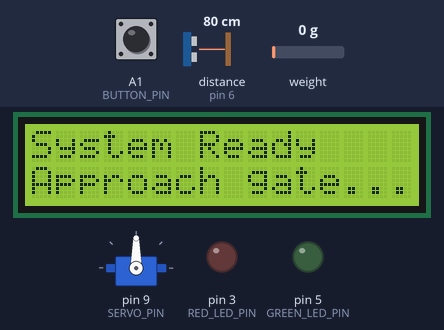
Recording of a sketch running on a simulated Arduino Uno, built with avr-gcc and run on an emulated ATmega328P. Parts: 16×2 character LCD, servo, output pins drawn as LEDs (lit = HIGH). Wiring (inferred from the names in the program): ultrasonic range finder: trigger pin 7; echo pin 6. The test bench sets the inputs (shaded band); at power-on: distance to the obstacle (sensor on pin 6) 80 cm, A1 (BUTTON_PIN) HIGH, weight on the scale 0 g. The echo pulse lasts 58.3 µs per cm; pins used as bus, display or sensor lines are not drawn; what the sketch prints to the serial monitor is not drawn.

Above: at 2.3 s.
2.4 s: distance to the obstacle (sensor on pin 6) set to 54 cm
3.9 s: distance to the obstacle (sensor on pin 6) set to 46 cm
At 4.5 s:
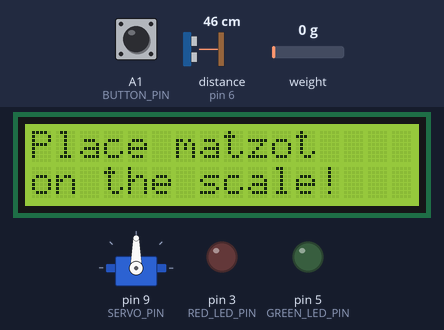
5.5 s: A1 (BUTTON_PIN) pulled LOW for 3.2 s
At 9.8 s:
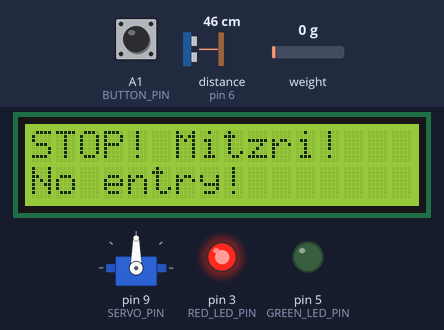
11.7 s: distance to the obstacle (sensor on pin 6) set to 60 cm
13.2 s: distance to the obstacle (sensor on pin 6) set to 2 cm
At 14.1 s:
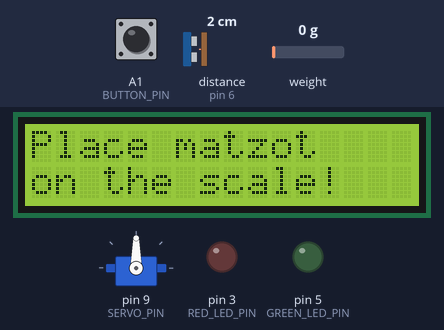
Timing chart, 0 to 16.2 s (numbered marks = the images above; inputs shaded):
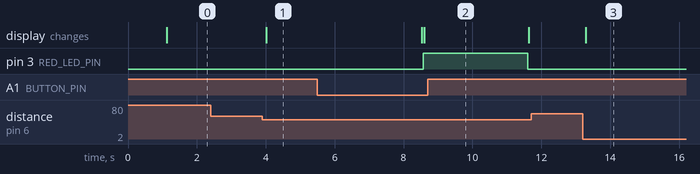

Measured:
- the behaviour switches between 51 and 50 cm on distance to the obstacle (sensor on pin 6) (found by bisection; images 0 and 1)
- after the input at 2.4 s, every drawn part: stays the same
- after the input at 3.9 s, the display: changes after 0.12 s (image 1)
- after the input at 5.5 s, pin 3 (RED_LED_PIN): LOW → HIGH after 3.1 s, → LOW 3.0 s later; the display: first differs from a run without the input after 3.1 s (image 2)
- after the input at 11.7 s, every drawn part: stays the same
- after the input at 13.2 s, the display: changes after 0.09 s (image 3)

The sketch:

ARD_GROUP_21.ino
```cpp
#include <Wire.h>
#include <LiquidCrystal_I2C.h>
#include <Servo.h>
#include <IRremote.hpp>
#include <HX711.h>

#define TRIG_PIN       7
#define ECHO_PIN       6
#define GREEN_LED_PIN  5
#define RED_LED_PIN    3
#define SERVO_PIN      9
#define BUTTON_PIN     A1
#define IR_PIN         2
#define HX711_DOUT     12
#define HX711_SCK      13

#define DISTANCE_THRESHOLD  50
#define GATE_OPEN_ANGLE     0
#define GATE_CLOSED_ANGLE   90
#define AUTO_CLOSE_DELAY    10000
#define WEIGHT_THRESHOLD    85.0
#define SCALE_FACTOR        409.4

LiquidCrystal_I2C lcd(0x27, 16, 2);
Servo gateServo;
HX711 scale;

bool gateOpen = false;
unsigned long gateOpenTime = 0;
bool irApproved = false;
int fiveCount = 0;

float measureDistance() {
  digitalWrite(TRIG_PIN, LOW);
  delayMicroseconds(2);
  digitalWrite(TRIG_PIN, HIGH);
  delayMicroseconds(10);
  digitalWrite(TRIG_PIN, LOW);
  long duration = pulseIn(ECHO_PIN, HIGH, 30000);
  return (duration * 0.034) / 2.0;
}

float measureWeight() {
  if (scale.is_ready()) {
    return scale.get_units(5);
  }
  return 0;
}

void openGate() {
  gateServo.write(GATE_OPEN_ANGLE);
  gateOpen = true;
  gateOpenTime = millis();
  digitalWrite(GREEN_LED_PIN, HIGH);
  digitalWrite(RED_LED_PIN, LOW);
  Serial.println("[GATE] שער נפתח");
}

void closeGate() {
  gateServo.write(GATE_CLOSED_ANGLE);
  gateOpen = false;
  digitalWrite(GREEN_LED_PIN, LOW);
  digitalWrite(RED_LED_PIN, LOW);
  Serial.println("[GATE] שער נסגר");
}

void showLCD(String line1, String line2) {
  lcd.clear();
  lcd.setCursor(0, 0);
  lcd.print(line1);
  lcd.setCursor(0, 1);
  lcd.print(line2);
}

void setup() {
  Serial.begin(9600);

  pinMode(TRIG_PIN, OUTPUT);
  pinMode(ECHO_PIN, INPUT);
  pinMode(GREEN_LED_PIN, OUTPUT);
  pinMode(RED_LED_PIN, OUTPUT);
  pinMode(BUTTON_PIN, INPUT_PULLUP);

  lcd.init();
  lcd.backlight();
  showLCD("Yam Suf Gate", "Initializing...");

  gateServo.attach(SERVO_PIN);
  closeGate();

  IrReceiver.begin(IR_PIN, DISABLE_LED_FEEDBACK);

  scale.begin(HX711_DOUT, HX711_SCK);
  scale.set_scale(SCALE_FACTOR);
  scale.tare();
  Serial.println("[SCALE] חיישן משקל מוכן");

  showLCD("System Ready", "Approach gate...");
  Serial.println("[SYSTEM] המערכת מוכנה");
}

void loop() {

  // --- כפתור חירום ---
  if (digitalRead(BUTTON_PIN) == LOW) {
    if (gateOpen) {
      Serial.println("[EMERGENCY] חירום — סוגר שער");
      closeGate();
      showLCD("STOP! Mitzri!", "No entry!");
      digitalWrite(RED_LED_PIN, HIGH);
      delay(3000);
      digitalWrite(RED_LED_PIN, LOW);
      showLCD("System Ready", "Approach gate...");
    }
    return;
  }

  // --- סגירה אוטומטית אחרי 20 שניות ---
  if (gateOpen && (millis() - gateOpenTime >= AUTO_CLOSE_DELAY)) {
    Serial.println("[GATE] סוגר אוטומטית");
    closeGate();
    showLCD("Gate closed", "Approach again");
    delay(2000);
    showLCD("System Ready", "Approach gate...");
    return;
  }

  if (gateOpen) return;

  // --- בדיקת קירבה ---
  float distance = measureDistance();

  if (distance > 0 && distance < DISTANCE_THRESHOLD) {
    Serial.print("[ULTRASONIC] אדם זוהה: ");
    Serial.println(distance);

    // --- שלב 1: בקש מצות ---
    showLCD("Place matzot", "on the scale!");
    delay(4000);

    float weight = measureWeight();
    Serial.print("[SCALE] משקל: ");
    Serial.println(weight);
    bool weightOK = (weight >= WEIGHT_THRESHOLD);

    // --- שלב 2: בקש קוד ---
    showLCD("Enter code:", "");

    irApproved = false;
    fiveCount = 0;

    unsigned long irStart = millis();
    while (millis() - irStart < 10000) {
      if (IrReceiver.decode()) {
        uint8_t cmd = IrReceiver.decodedIRData.command;
        IrReceiver.resume();
        if (cmd == 0x40) {
          fiveCount++;
        } else if (cmd == 0x1C && fiveCount >= 3) {
          irApproved = true;
          fiveCount = 0;
          break;
        } else {
          fiveCount = 0;
        }
      }
      if (digitalRead(BUTTON_PIN) == LOW) break;
    }

    // --- שלב 3: החלטה ---
    Serial.print("[CHECK] משקל תקין: "); Serial.println(weightOK ? "כן" : "לא");
    Serial.print("[CHECK] קוד תקין: "); Serial.println(irApproved ? "כן" : "לא");

    if (irApproved && weightOK) {
      Serial.println("[ACCESS] מאושר — בן ישראל!");
      showLCD("Derech Tzlacha!", "Go in peace :)");
      openGate();
    } else {
      Serial.println("[ACCESS] נדחה — מצרי!");
      digitalWrite(RED_LED_PIN, HIGH);
      showLCD("STOP! Mitzri!", "No entry!");
      delay(3000);
      digitalWrite(RED_LED_PIN, LOW);
      showLCD("System Ready", "Approach gate...");
    }
  }

  delay(200);
}
```
